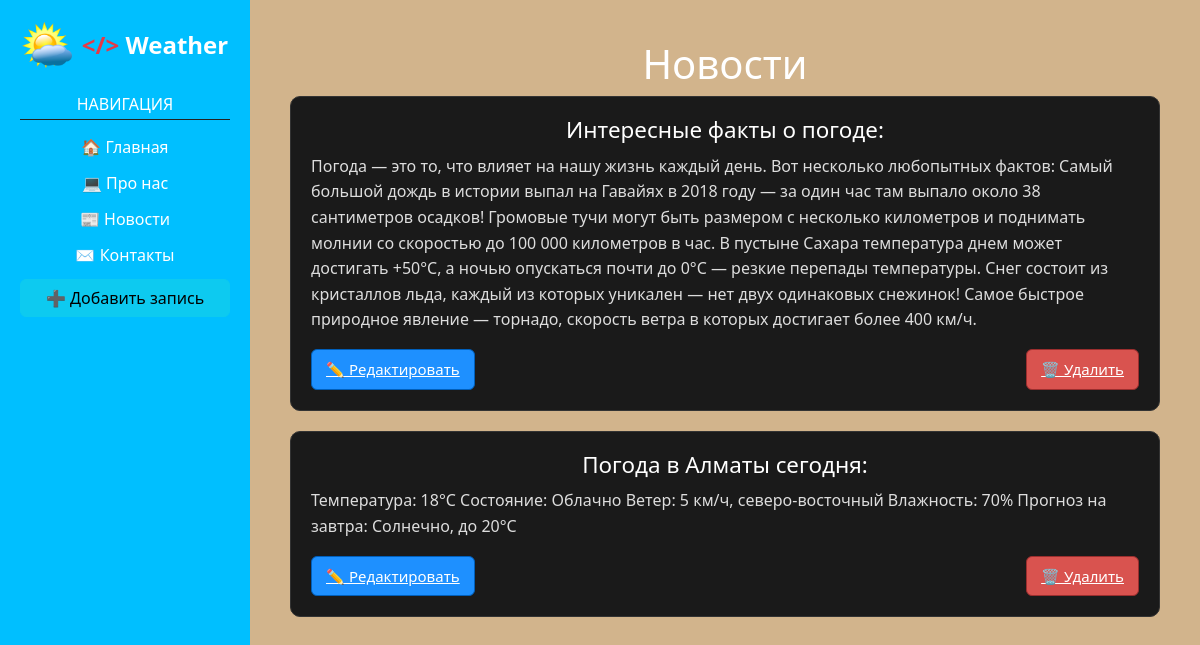
Page /news/ on the committed database.
### main/models.py (models this page shows, shortened)
class News(models.Model):
    title = models.CharField(max_length=200, verbose_name="Заголовок")
    content = models.TextField(verbose_name="Содержимое")
    created_at = models.DateTimeField(auto_now_add=True, verbose_name="Дата создания")

### main/views.py (the view)
# urls.py: path('news/', views.news, name='news'),
def news(request):
    news = News.objects.order_by('-created_at')
    return render(request, 'main/news.html', {'news': news})

### main/templates/main/news.html
{% extends 'main/layout.html' %}
{% block content %}
<h1>Новости</h1>
{% for n in news %}
<div class="news-card">
    <h2>{{ n.title }}</h2>
    <p>{{ n.content }}</p>
    <div class="card-buttons">
        <a href="{% url 'edit_news' n.id %}" class="btn-edit">✏️ Редактировать</a>
        <a href="{% url 'delete_news' n.id %}" class="btn-delete">🗑 Удалить</a>
    </div>
</div>
{% empty %}
<p>Пока нет новостей.</p>
{% endfor %}
{% endblock %}

### main/templates/main/layout.html (shortened to what this page needs)
{% load static %}
<!DOCTYPE html>
<html lang="ru">
<head>
    <link rel="stylesheet" href="{% static 'main/css/main.css' %}">
    <link rel="stylesheet" href="https://cdn.jsdelivr.net/npm/bootstrap@5.3.2/dist/css/bootstrap.min.css">
</head>
<body>
    <div class="wrapper">
        <aside class="sidebar">
            <div class="logo-box">
                <img src="{% static 'main/img/img_1.png' %}" alt="Логотип" class="logo-img">
                <h1 class="logo-text"><span class="red">&lt;/&gt;</span> Weather</h1>
            </div>
            <nav class="nav">
                <div class="nav-header">
                    <h3>Навигация</h3>
                </div>
                <ul class="nav-list">
                    <li><a href="/">🏠 Главная</a></li>
                    <li><a href="/about">💻 Про нас</a></li>
                    <li><a href="/news">📰 Новости</a></li>
                    <li><a href="/contacts">✉️ Контакты</a></li>
                </ul>
                <a href="/add_news/" class="btn btn-info add-btn">➕ Добавить запись</a>
            </nav>
        </aside>
        <main class="content">
            {% block content %}
            {% endblock %}
        </main>
    </div>
</body>
</html>

### main/static/main/css/main.css (style rules this page uses)
body { margin: 0; padding: 0; background-color: #205; color: #fff; font-family: 'Roboto', sans-serif; }
.wrapper { display: flex; min-height: 100vh; }
.sidebar { width: 250px; background-color: #00BFFF; padding: 20px; display: flex; flex-direction: column; align-items: center; }
.logo-box { display: flex; align-items: center; justify-content: center; gap: 10px; margin-bottom: 25px; }
.logo-img { width: 50px; height: 50px; object-fit: contain; }
.logo-text { font-size: 1.5rem; color: #fff; font-weight: 600; margin: 0; }
.red { color: #e63946; }
.nav { width: 100%; text-align: center; display: flex; flex-direction: column; align-items: center; }
.nav-header { width: 100%; border-bottom: 1px solid #222; margin-bottom: 15px; padding-bottom: 5px; }
.nav-header h3 { color: #fff; font-size: 1rem; text-transform: uppercase; margin: 0; }
.nav-list { list-style: none; padding: 0; margin: 0; width: 100%; }
.nav-list li { margin-bottom: 12px; }
.nav-list li a { text-decoration: none; color: #fff; font-size: 1rem; display: block; transition: color 0.3s; }
.add-btn { width: 100%; margin-top: auto; background-color: #1e90ff; border: 1px solid #005fbb; color: white; font-weight: 500; text-align: center; display: block; border-radius: 6px; padding: 10px; }
.content { flex: 1; padding: 40px; background-color: #D2B48C; }
.content h1, .content h2, .content h3, .content h4, .content h5 { text-align: center; color: #fff; }
.content p { color: #fff; }
a { text-decoration: none; }
.news-card { background-color: #1a1a1a; border: 1px solid #333; border-radius: 10px; padding: 20px; margin-bottom: 20px; transition: transform 0.2s ease, box-shadow 0.2s ease; }
.news-card h2 { text-align: center; color: #fff; font-size: 1.4rem; margin-bottom: 10px; }
.news-card p { color: #ddd; line-height: 1.6; }
.card-buttons { display: flex; justify-content: space-between; align-items: center; margin-top: 15px; width: 100%; }
.card-buttons .btn-edit { margin-right: auto; }
.card-buttons .btn-delete { margin-left: auto; }
.btn-edit { background-color: #1e90ff; color: white; padding: 8px 14px; border-radius: 6px; border: 1px solid #005fbb; font-size: 15px; cursor: pointer; transition: background-color 0.2s, border-color 0.2s, transform 0.12s; }
.btn-delete { background-color: #d9534f; color: #fff; padding: 8px 14px; border-radius: 6px; font-size: 15px; cursor: pointer; transition: background-color 0.18s, border-color 0.18s, transform 0.12s; border: 1px solid #9b2e2e; }

### rows in the picture
News: title "Интересные факты о погоде:", content "Погода — это то, что влияет на нашу жизнь каждый день. Вот несколько любопытных фактов: Самый большой дождь в истории выпал на Гавайях в 2018 году — за один час там выпало около 38 сантиметров осадков! Громовые тучи могут быть размером с несколько километров и поднимать молнии со скоростью до 100 000 километров в час. В пустыне Сахара температура днем может достигать +50°C, а ночью опускаться почти до 0°C — резкие перепады температуры. Снег состоит из кристаллов льда, каждый из которых уникален — нет двух одинаковых снежинок! Самое быстрое природное явление — торнадо, скорость ветра в которых достигает более 400 км/ч."
News: title "Погода в Алматы сегодня:", content "Температура: 18°C Состояние: Облачно Ветер: 5 км/ч, северо-восточный Влажность: 70% Прогноз на завтра: Солнечно, до 20°C"
